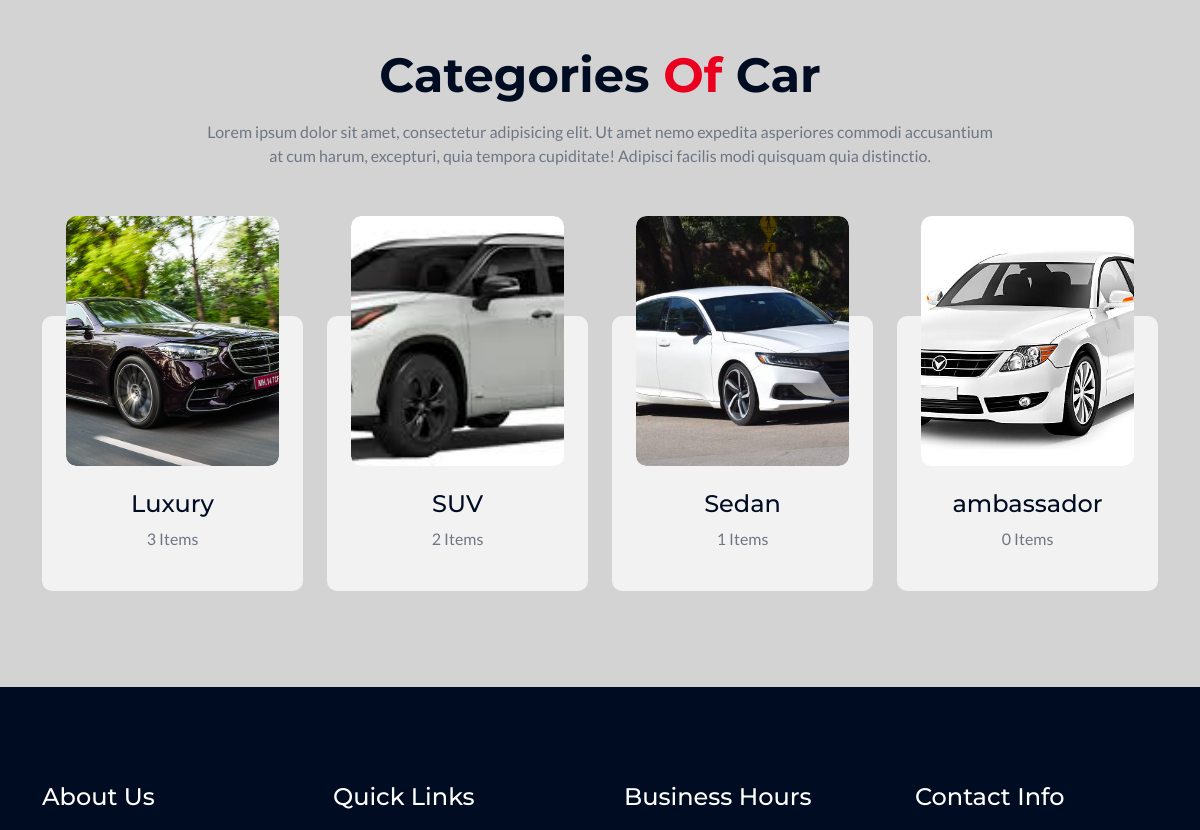
The page /log/ (signed in, middle part) on the database as committed earlier.
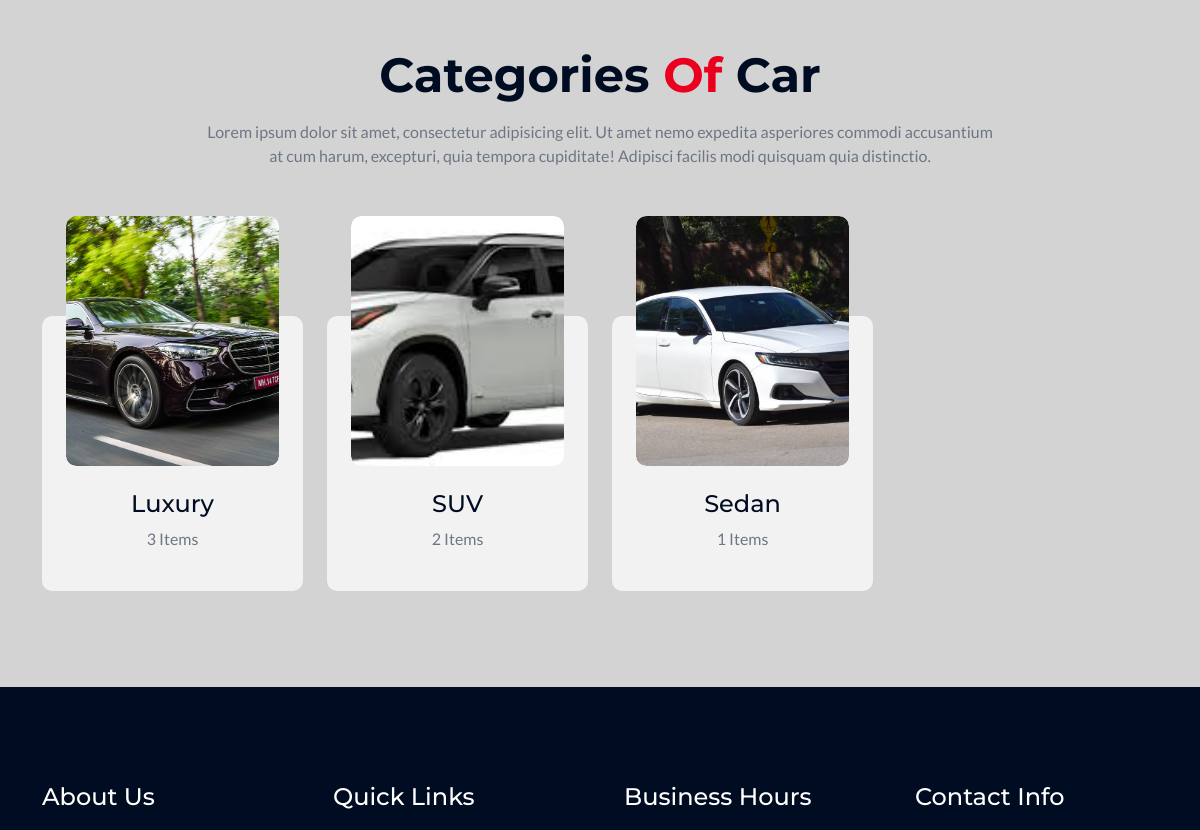
The same page on the database as committed later.
### item/models.py (models this page shows, shortened)
class Category(models.Model):
    name = models.CharField(max_length=255)
    class Meta:
        ordering = ('name',)
        verbose_name_plural = 'Categories'
    def get_category_image(self):
        first_item_with_image = self.items.filter(image__isnull=False).first()
        return first_item_with_image.image.url if first_item_with_image else None

class Item(models.Model):
    category = models.ForeignKey(Category, related_name='items', on_delete=models.CASCADE)
    name = models.CharField(max_length=255)
    company = models.CharField(max_length=255, blank=True, null=True)
    model = models.CharField(max_length=255, blank=True, null=True)
    seats = models.IntegerField(blank=True, null=True)
    fuel_type = models.CharField(max_length=255, blank=True, null=True)
    gear_type = models.CharField(max_length=255, blank=True, null=True)
    description = models.TextField(blank=True, null=True)
    price = models.FloatField()
    image = models.ImageField(upload_to='item_images', blank=True, null=True)
    is_sold = models.BooleanField(default=False)
    created_by = models.ForeignKey(User, related_name='items', on_delete=models.CASCADE)
    created_at = models.DateTimeField(auto_now_add=True)

### core/views.py (the view)
# urls.py: path('log/', views.log, name='log'),
@login_required  # Ensure the user is logged in
def log(request):
    items = Item.objects.all()# Get a few items for display
    categories = Category.objects.all()
    filter_item = Item.objects.exclude(created_by=request.user)
    for category in categories:
        category.item_count = category.items.exclude(created_by=request.user).count()
    return render(request, 'core/index2.html', {
        'categories': categories,
        'items': items,
        'filter_item': filter_item
    })

### core/templates/core/index2.html (shortened to what this page needs)
{% extends "core/base.html" %}
{% load static %}
{% block content %}
<br><br>
        <br><br>
<div class="container-fluid team pb-5">
    <div class="container pb-5">
        <div class="text-center mx-auto pb-5 wow fadeInUp" data-wow-delay="0.1s" style="max-width: 800px;">
            <h1 class="display-5 text-capitalize mb-3">Categories<span class="text-primary"> of</span> Car</h1>
            <p class="mb-0">Lorem ipsum dolor sit amet, consectetur adipisicing elit. Ut amet nemo expedita asperiores commodi accusantium at cum harum, excepturi, quia tempora cupiditate! Adipisci facilis modi quisquam quia distinctio.</p>
        </div>
        <div class="row g-4">
            {% for category in categories %}
            <div class="col-md-6 col-lg-6 col-xl-3 wow fadeInUp" data-wow-delay="0.1s">
                <div class="team-item p-4 pt-0">
                    <div class="team-img" style="height: 250px; overflow: hidden;">
                        {% if category.get_category_image %}
                        <a href="{% url 'core:category' %}">
                            <img src="{{ category.get_category_image }}" class="img-fluid rounded w-100" style="height: 100%; object-fit: cover;" alt="{{ category.name }}">
                        </a>
                        {% endif %}
                    </div>
                    <div class="team-content pt-4">
                        <h4>{{ category.name }}</h4>
                        <p>{{ category.item_count }} Items</p>
                    </div>
                </div>
            </div>
            {% endfor %}
        </div>
    </div>
</div>
        {% endblock content %}

Rows that differ between the two databases and show on the page:
removed Category: get_category_image (picture), name "ambassador", item_count "0"
